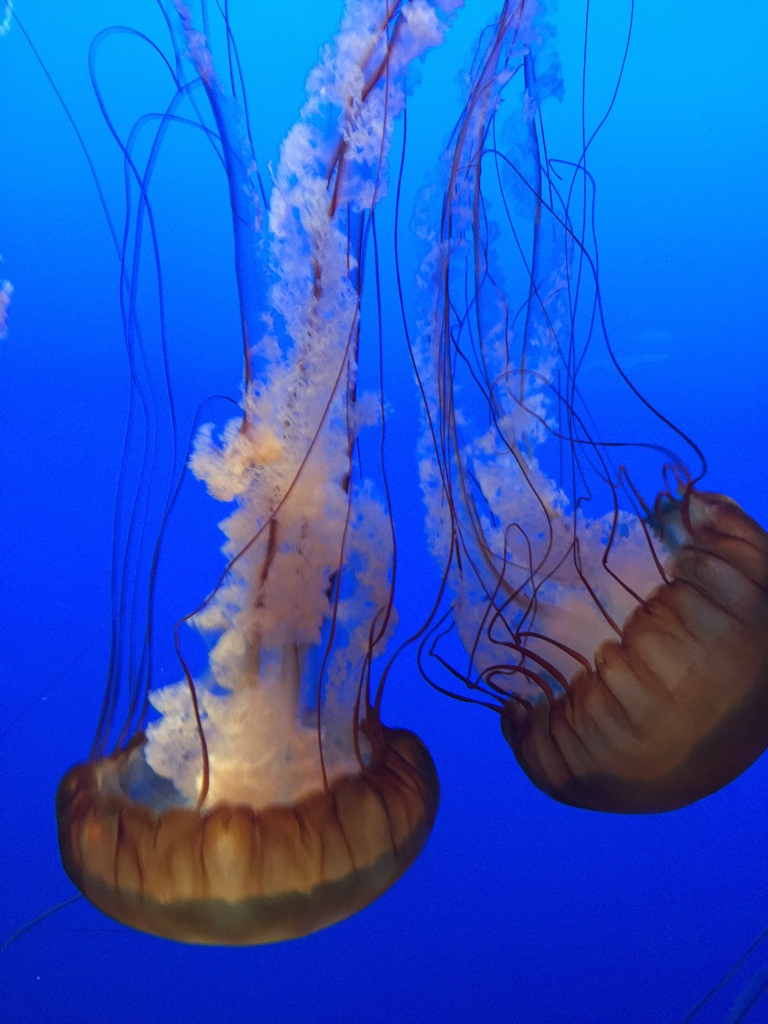
#> input picture data/Book_Data/jelly.jpg, 768 x 1024 px, found by its file name
$ jupyter execute 'Chapter 3.ipynb'   (shell and % lines are left out)
#> lines starting #> are read from the running program, lines starting #| are printed output that depends on the picture; after the words box and inside, x2 and y2 are one past the last pixel; in counts of white or black regions, pixels touching at a corner belong together
## Chapter 3: Sparsity and Compressed Sensing

### Overview

- Many high-dimensional datasets are actually governed by a relatively small number of important features.
- A signal is **sparse** if most of its coefficients are zero, or approximately zero, in some representation.
- Sparsity allows us to:
  - compress data
  - reconstruct signals from surprisingly few measurements
  - identify important variables in regression
  - separate structured data from corruption/noise
  - determine where measurements or sensors should be placed
- A recurring idea in this chapter is:

> Find the simplest/sparsest representation that is still consistent with the data.

- Sparsity is closely related to Occam's razor: among many explanations of the data, prefer one using relatively few active components.

### Section 3.1: Sparsity and Compression

[cell 1]
import numpy as np
import pandas as pd
import matplotlib
import matplotlib.pyplot as plt
from matplotlib.image import imread

[cell 2]
A = imread(r"C:\Users\saami\OneDrive\Desktop\ML & Dynamical Systems Code\data\Book_Data\jelly.jpg")
#> A is the input picture: shape (1024, 768, 3); mean R, G, B 35, 83.7, 194.2
B = np.mean(A, -1) #Convert image to grayscale (takes average of last column which contains R G B values)
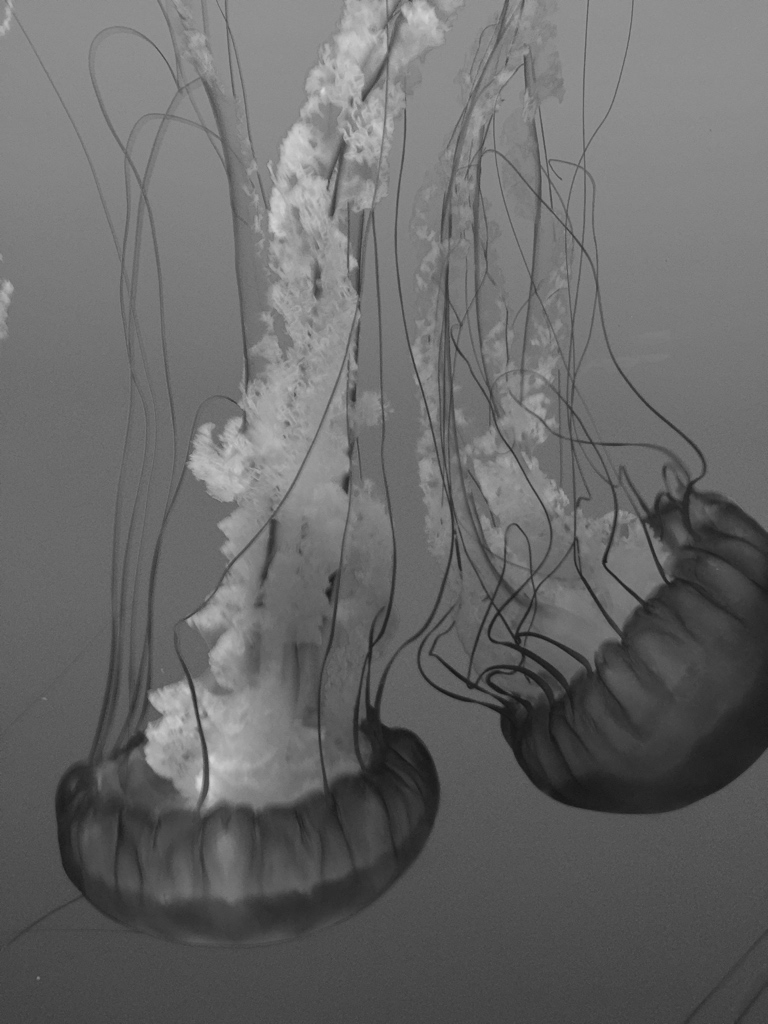
#> B: shape (1024, 768) float64; min 21, max 218.7, mean 104.3

[cell 3]
plt.imshow(B, cmap = 'gray')

[cell 4]
## Compute FFT of image using fft2 (2-dimensional fast fourier transform)

Bhat = np.fft.fft2(B)

## Zero out all small coefficients and inverse transform
Bhatsort = np.sort(np.abs(np.reshape(Bhat, -1)))
keep = 0.05
thresh = Bhatsort[int(np.floor((1-keep)*len(Bhatsort)))]
#> thresh = 14315.4
ind = np.abs(Bhat) > thresh
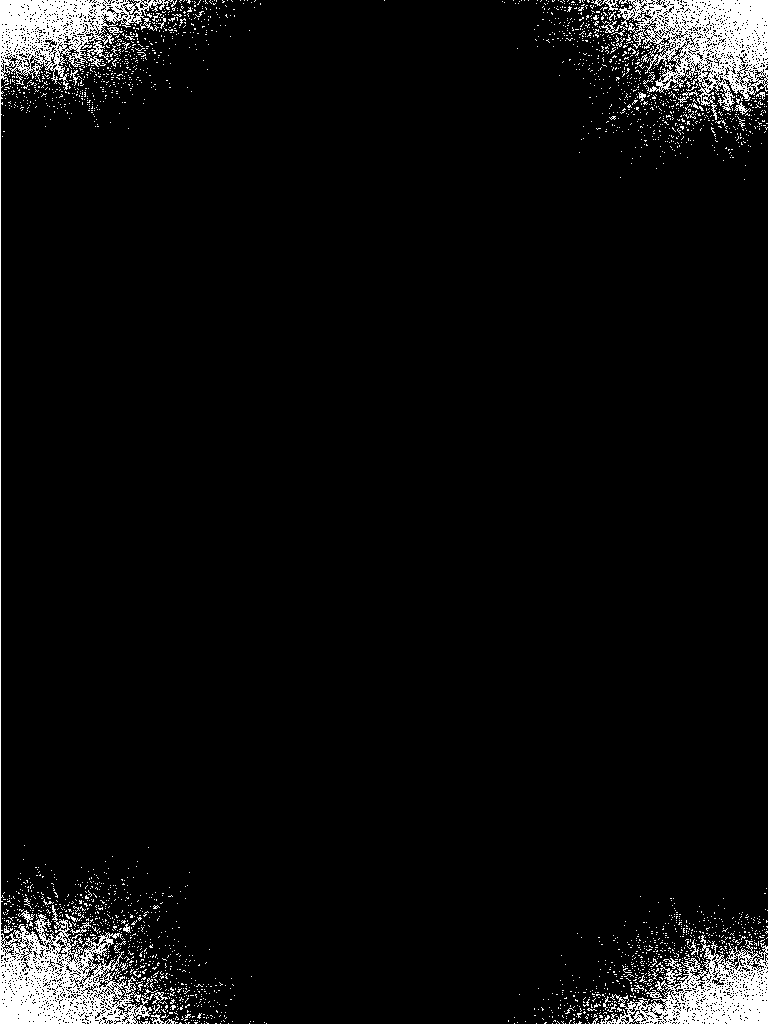
#> ind: shape (1024, 768) bool; 5% white; 2531 white regions (2485 under 20 px), largest, box (x1, y1, x2, y2) and area: (0, 0, 177, 1024) 16321, (617, 0, 768, 120) 8798, (600, 935, 768, 1024) 6441

Bhatcompress = Bhat * ind
Bcompress = np.fft.ifft2(Bhatcompress).astype('uint8')
